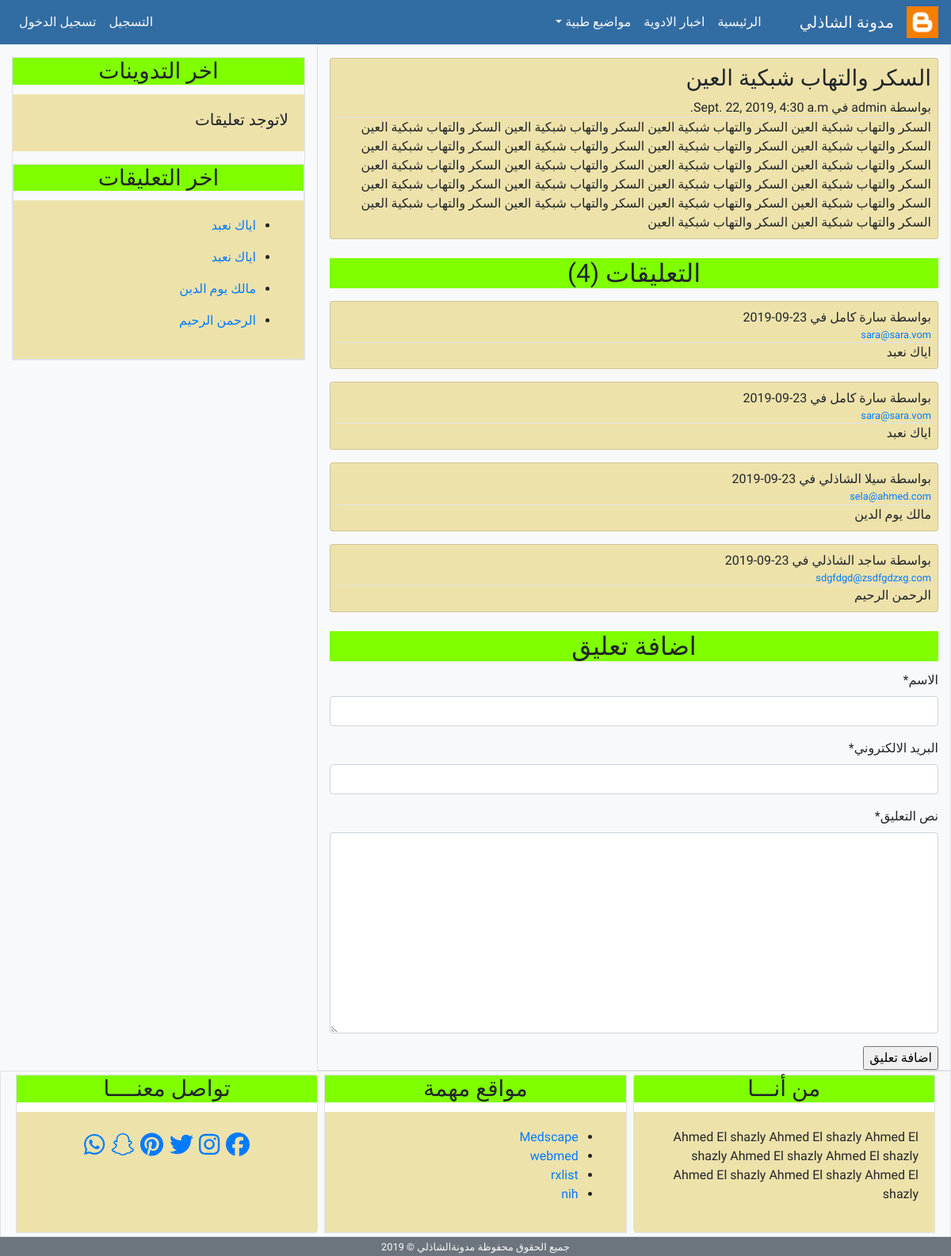
The page /post_details/2/ on the database its author committed.
### app/models.py (models this page shows, shortened)
class Post(models.Model):
    post_name = models.CharField(max_length=100)
    post_body = models.TextField(default="")
    email = models.EmailField()
    post_date = models.DateTimeField(default=timezone.now)
    post_update = models.DateTimeField(auto_now=True)
    active = models.BooleanField(default=False)
    auther = models.ForeignKey(User, on_delete=models.CASCADE)
    class Meta:
        ordering = ('-post_date',)

class Comment(models.Model):
    name = models.CharField(max_length=100, verbose_name='الاسم')
    comment_body = models.TextField(verbose_name='نص التعليق')
    email = models.EmailField(verbose_name='البريد الالكتروني')
    comment_date = models.DateTimeField(default=timezone.now)
    active = models.BooleanField(default=False)
    post = models.ForeignKey(Post,on_delete=models.CASCADE, related_name='comment')
    class Meta:
        ordering = ('-comment_date',)

### app/views.py (the view)
# urls.py: path('post_details/<int:post_id>/', views.post_details, name='post_details'),
def post_details(request, post_id):
    post = get_object_or_404(Post, pk = post_id)
    comments = post.comment.all()
    comment_form = CommentForm()
    if request.method == 'POST':
        comment_form= CommentForm(request.POST)
        if comment_form.is_valid():
            new_comment =comment_form.save(commit=False)
            new_comment.post= post
            new_comment.save()
            comment_form = CommentForm()
    else:
        comment_form = CommentForm()
    context = {
        'title': 'تفاصيل التدوينة',
        'post': post ,
        'comments': comments,
        'comment_form': comment_form,
    }
    return render(request, 'app/post_details.html', context)

### app/forms.py
class CommentForm(forms.ModelForm):
    class Meta:
        model = Comment
        fields = ('name','email','comment_body' )

### app/templates/app/post_details.html (shortened to what this page needs)
{% extends 'app/base.html' %}
{% load static %}
{% load crispy_forms_tags %}
{% block content %}
<div class="card mt-3 p-2 ">
    <h3 class="">{{post.post_name}}</h3>
    <span class="border-bottom">بواسطة {{post.auther}} في {{post.post_date}}</span>
    <div class="">{{post.post_body}}</div>
</div>
<div class="mt-4">
    <h2 class="card-title text-center">التعليقات ({{comments.count}})</h3>
</div>
{% for comment in comments %}
<div class="card mt-3 p-2 ">
    <span>بواسطة {{comment.name}} في {{comment.comment_date|date:'d-m-Y'}}</span>
    <small class="border-bottom"><a href="mailto://{{comment.email}}">{{comment.email}}</a></small>
    <div class="">{{comment.comment_body}}</div>
</div>
{% endfor %}
<div class="mt-4">
        <h2 class="card-title text-center">اضافة تعليق </h3>
    </div>
    <form action="" method="POST">
        {{comment_form|crispy}}
        <input type="submit" value="اضافة تعليق">
    </form>
{% endblock content %}

### app/templates/app/latest_comments.html (shortened to what this page needs)
{% for comment in comments %}
<ul>
    <li><a href="{% url 'post_details' post.pk %}">{{comment.comment_body}}</a></li>
</ul>
{% endfor %}

### app/static/css/main.css (style rules this page uses)
html, body { direction: rtl; text-align: right; font-family: 'Tajawal', sans-serif; }
.card.mt-3.p-2 { background-color: rgb(238, 226, 171); }
.card-title { background-color: chartreuse; }

### rows shown on the page
Post: post_name "السكر والتهاب شبكية العين", post_date "Sept. 22, 2019, 4:30 a.m.", post_body "السكر والتهاب شبكية العين السكر والتهاب شبكية العين السكر والتهاب شبكية العين السكر والتهاب شبكية العين السكر والتهاب شبكية العين السكر والتهاب شبكية العين السكر والتهاب شبكية العين السكر والتهاب شبكية العين السكر والتهاب شبكية العين السكر والتهاب شبكية العين السكر والتهاب شبكية العين السكر والتهاب شبكية العين السكر والتهاب شبكية العين السكر والتهاب شبكية العين السكر والتهاب شبكية العين السكر والتهاب شبكية العين السكر والتهاب شبكية العين السكر والتهاب شبكية العين السكر والتهاب شبكية العين السكر والتهاب شبكية العين السكر والتهاب شبكية العين السكر والتهاب شبكية العين", count "4"
Comment: name "سارة كامل", comment_date "23-09-2019", email "sara@sara.vom", comment_body "اياك نعبد"
Comment: name "سارة كامل", comment_date "23-09-2019", email "sara@sara.vom", comment_body "اياك نعبد"
Comment: name "سيلا الشاذلي", comment_date "23-09-2019", email "sela@ahmed.com", comment_body "مالك يوم الدين"
Comment: name "ساجد الشاذلي", comment_date "23-09-2019", email "sdgfdgd@zsdfgdzxg.com", comment_body "الرحمن الرحيم"
